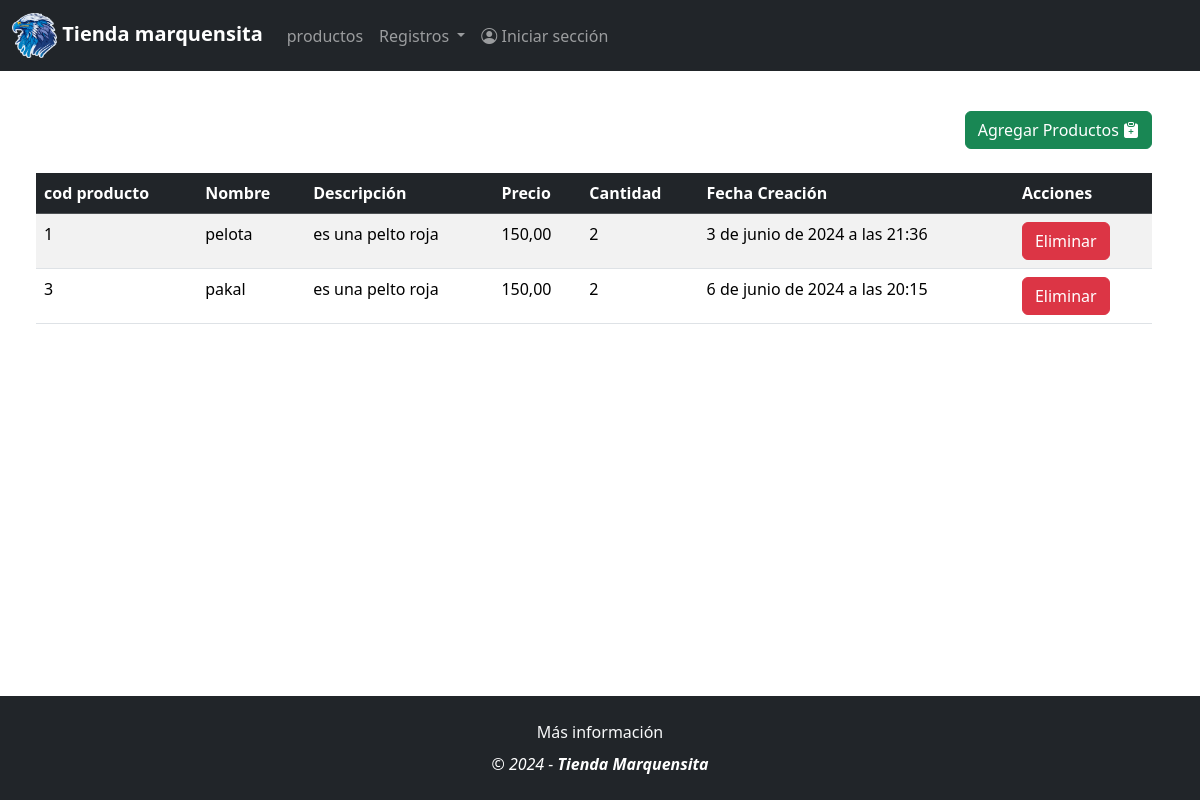
Before: /producto/crudproductos/ with the older database file.
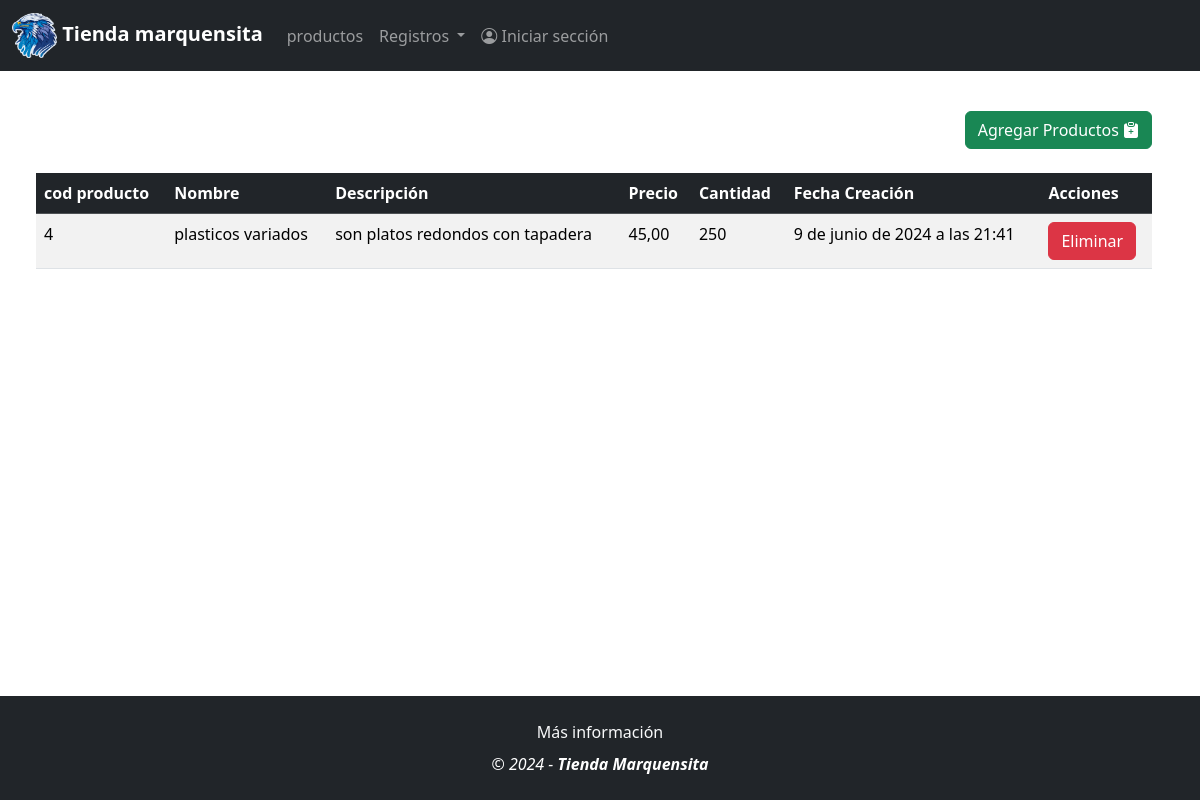
After: the same page with the newer database file.
### modulo_producto/models.py (models this page shows, shortened)
class Producto(models.Model):
    producto_id = models.AutoField(primary_key=True,)
    nombre_producto = models.CharField(max_length=50, null=True, blank=True, verbose_name="Nombre del producto")
    descripcion_producto = models.CharField(max_length=50, null=True, blank=True, verbose_name="Descripción del producto")
    precio_producto = models.DecimalField(max_digits=10, decimal_places=2, verbose_name="Precio del producto")
    stock_producto = models.IntegerField(null=True, blank=True, verbose_name="Cantidad del producto")
    fecha_creacion_producto = models.DateTimeField(auto_now_add=True, verbose_name="Fecha de ingreso del producto")
    imagen_producto = models.ImageField(upload_to='productos_imagenes/', verbose_name="Imagen del producto")
    estado = models.CharField(max_length=50, null=True, blank=True)

### modulo_producto/views.py (the view)
def productocrud(request):
    if request.method == "POST":
        form = ProductoForm(request.POST, request.FILES)
        if form.is_valid():
            form.save()
            return redirect('products')
    else:
        form = ProductoForm()
    productos = Producto.objects.filter(estado='1')  # Assuming '1' is the string for the active state
    return render(request, "crud_productos.html", {'form': form, 'productos': productos})

### modulo_producto/templates/crud_productos.html (shortened to what this page needs)
{% extends "menu.html" %}
{% load static %}
{% block main_content %}
<section>
    <div class="container m-4" style="display: flex; justify-content:flex-end">
        <div class="row">
            <div class="col-md-12">
                <button type="button" class="btn btn-success" data-bs-toggle="modal" data-bs-target="#exampleModal">
                    Agregar Productos <i class="bi bi-clipboard-plus-fill"></i>
                </button>
            </div>
        </div>
    </div>
</section>
<div class="container m-4">
    <div class="row">
        <div class="col-md-12">
            <table class="table table-striped">
                <thead class="table-dark">
                    <tr>
                        <th scope="col">cod producto</th>
                        <th scope="col">Nombre</th>
                        <th scope="col">Descripción</th>
                        <th scope="col">Precio</th>
                        <th scope="col">Cantidad</th>
                        <th scope="col">Fecha Creación</th>
                        <th scope="col">Acciones</th>
                    </tr>
                </thead>
                <tbody>
                    {% for producto in productos %}
                    <tr>
                        <td>{{ producto.producto_id }}</td>
                        <td>{{ producto.nombre_producto }}</td>
                        <td>{{ producto.descripcion_producto }}</td>
                        <td>{{ producto.precio_producto }}</td>
                        <td>{{ producto.stock_producto }}</td>
                        <td>{{ producto.fecha_creacion_producto }}</td>
                        <td>
                            <form method="post" action="{% url 'downproducto' producto.producto_id %}" style="display:inline;">
                                <button type="submit" class="btn btn-danger">Eliminar</button>
                            </form>
                        </td>
                    </tr>
                    {% endfor %}
                </tbody>
            </table>
        </div>
    </div>
</div>
{% endblock main_content %}

Changed rows visible on the page:
no longer on this page (row edited): Producto: producto_id "1", nombre_producto "pelota", descripcion_producto "es una pelto roja", precio_producto "150,00", stock_producto "2", fecha_creacion_producto "3 de junio de 2024 a las 21:36"
no longer on this page (row edited): Producto: producto_id "3", nombre_producto "pakal", descripcion_producto "es una pelto roja", precio_producto "150,00", stock_producto "2", fecha_creacion_producto "6 de junio de 2024 a las 20:15"
added Producto: producto_id "4", nombre_producto "plasticos variados", descripcion_producto "son platos redondos con tapadera", precio_producto "45,00", stock_producto "250", fecha_creacion_producto "9 de junio de 2024 a las 21:41"
